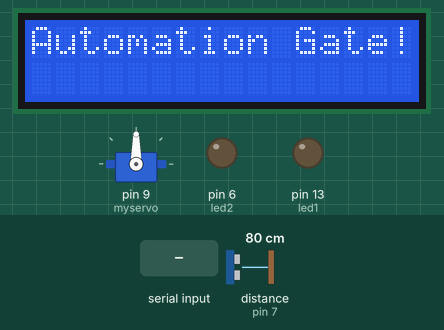
Bench run of a sketch on a simulated Arduino Uno, built with avr-gcc and run on an emulated ATmega328P. On the bench: 16×2 character LCD, servo, output pins drawn as LEDs (lit = HIGH). Wiring (inferred from the names in the program): ultrasonic range finder: trigger pin 8; echo pin 7. The test bench sets the inputs (shaded band); at power-on: distance to the obstacle (sensor on pin 7) 80 cm. The echo pulse lasts 58.3 µs per cm; pins used as bus, display or sensor lines are not drawn; what the sketch prints to the serial monitor is not drawn.

Above: at 1.2 s.
1.3 s: "90,45\n" received over Serial
At 2.0 s:
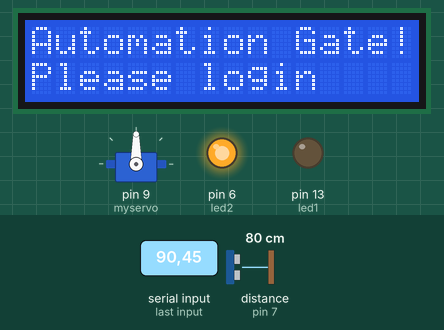
2.8 s: "200\n" received over Serial
At 3.5 s:
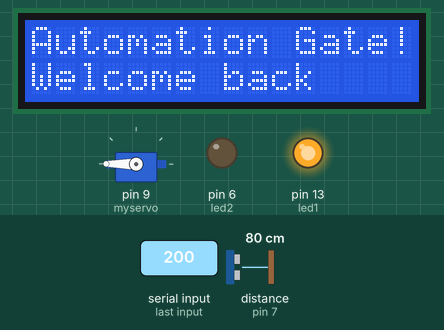
4.3 s: "30,150\n" received over Serial
At 5.3 s:
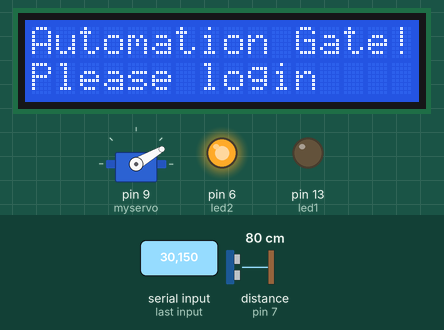
5.8 s: "5\n" received over Serial
At 6.8 s:
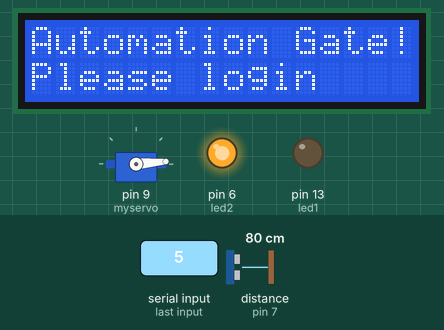
Timing chart, 0 to 8.3 s (numbered marks = the images above; inputs shaded):
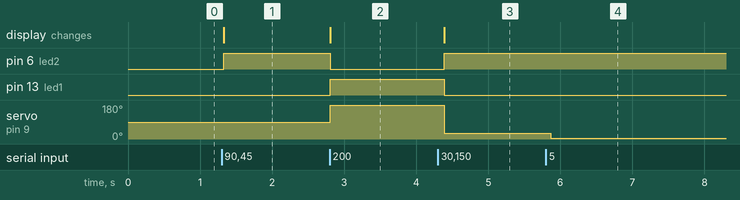

The sketch:

servo.ino
```cpp
#include <Servo.h>
#include <SPI.h>
#include <LiquidCrystal.h>

LiquidCrystal lcd(12, 11, 5, 4, 3, 2);

Servo myservo;
String inByte;
int pos;
int led1 = 13;
int led2 = 6;
const int trig = 8; // chan trig
const int echo = 7; // chan echo


void setup() {

  lcd.begin(16, 2);
  lcd.print("Automation Gate!");
  myservo.attach(9);
  pinMode(led1, OUTPUT);
  pinMode(led2, OUTPUT);
  Serial.begin(9600);
  pinMode(trig, OUTPUT);
  pinMode(echo, INPUT);
}

void distance() {
    unsigned long duration; // biến đo thời gian
    int distance;           // biến lưu khoảng cách

    /* Phát xung từ chân trig */
    digitalWrite(trig,0);   // tắt chân trig
    delayMicroseconds(2);
    digitalWrite(trig,1);   // phát xung từ chân trig
    delayMicroseconds(5);   // xung có độ dài 5 microSeconds
    digitalWrite(trig,0);   // tắt chân trig
    // pinMode(led1, OUTPUT);
    /* Tính toán thời gian */
    // Đo độ rộng xung HIGH ở chân echo.
    duration = pulseIn(echo,HIGH);
    // Tính khoảng cách đến vật.
    distance = int(duration/2/29.412);
    // lcd.setCursor(0, 1);
    // lcd.print("Welcome back");
    /* In kết quả ra Serial Monitor */
    Serial.print(distance);
    Serial.println("cm");
    delay(100);
}

void loop()
{
  distance();
  if(Serial.available())  // if data available in serial port
    {
    inByte = Serial.readStringUntil('\n'); // read data until newline
    pos = inByte.toInt();   // change datatype from string to integer
    if (pos > 100) {
      digitalWrite(13,HIGH);
      digitalWrite(6,LOW);
      lcd.setCursor(0, 1);
      lcd.print("Welcome back");
    }
    else {
      digitalWrite(13,LOW);
      digitalWrite(6,HIGH);
      lcd.setCursor(0, 1);
      lcd.print("Please login");
    }
    // if (pos > 180) {
    //   pos = 180;
    // }
    // if (pos < 90) {
    //   pos = 90;
    // }
    myservo.write(pos);     // move servo
    // Serial.print("Servo in position: ");
    // Serial.println(inByte);
    }
}
```

Measured:
- after the input at 1.3 s, pin 6 (led2): LOW → HIGH at once; the display: changes at once (image 1)
- after the input at 2.8 s, pin 6 (led2): HIGH → LOW at once; pin 13 (led1): LOW → HIGH at once; servo on pin 9 (myservo): 90° → 180° at once; the display: changes at once (image 2)
- after the input at 4.3 s, pin 6 (led2): LOW → HIGH after 0.09 s; pin 13 (led1): HIGH → LOW after 0.09 s; servo on pin 9 (myservo): 180° → 30° after 0.09 s; the display: changes after 0.09 s (image 3)
- after the input at 5.8 s, servo on pin 9 (myservo): 30° → 5° after 0.07 s
